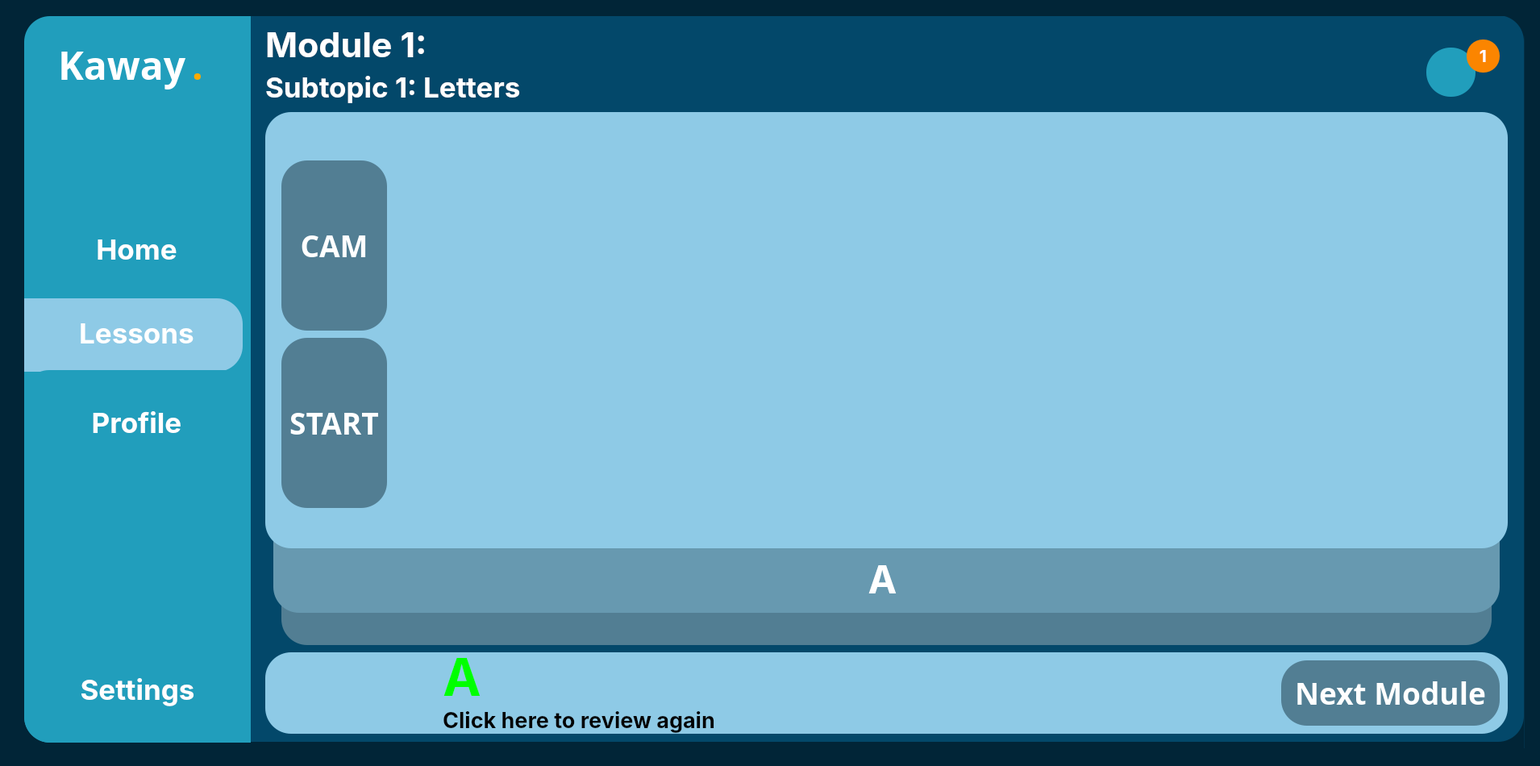
<?xml version="1.0" encoding="UTF-8"?>
<ui version="4.0">
 <class>MainWindow</class>
 <widget class="QMainWindow" name="MainWindow">
  <property name="geometry">
   <rect>
    <x>0</x>
    <y>0</y>
    <width>1910</width>
    <height>950</height>
   </rect>
  </property>
  <property name="windowTitle">
   <string>MainWindow</string>
  </property>
  <property name="styleSheet">
   <string notr="true">
background-color: rgb(1, 37, 55);</string>
  </property>
  <widget class="QWidget" name="centralwidget">
   <widget class="QWidget" name="MainBar" native="true">
    <property name="geometry">
     <rect>
      <x>30</x>
      <y>20</y>
      <width>1861</width>
      <height>1011</height>
     </rect>
    </property>
    <property name="styleSheet">
     <string notr="true"/>
    </property>
    <widget class="QWidget" name="SideTab" native="true">
     <property name="geometry">
      <rect>
       <x>0</x>
       <y>0</y>
       <width>281</width>
       <height>961</height>
      </rect>
     </property>
     <widget class="QFrame" name="SideTabFrame">
      <property name="geometry">
       <rect>
        <x>0</x>
        <y>0</y>
        <width>291</width>
        <height>901</height>
       </rect>
      </property>
      <property name="styleSheet">
       <string notr="true">background-color: rgb(33, 158, 188);
border-top-left-radius: 32px;
border-bottom-left-radius: 32px;</string>
      </property>
      <property name="frameShape">
       <enum>QFrame::StyledPanel</enum>
      </property>
      <property name="frameShadow">
       <enum>QFrame::Raised</enum>
      </property>
      <widget class="QPushButton" name="Lessons">
       <property name="geometry">
        <rect>
         <x>0</x>
         <y>372</y>
         <width>279</width>
         <height>42</height>
        </rect>
       </property>
       <property name="font">
        <font>
         <family>Inter</family>
         <pointsize>26</pointsize>
         <bold>true</bold>
        </font>
       </property>
       <property name="styleSheet">
        <string notr="true">color:rgb(255, 255, 255);
background-color: rgba(255, 255, 255, 0);</string>
       </property>
       <property name="text">
        <string>Lessons</string>
       </property>
       <property name="icon">
        <iconset>
         <normaloff>../../../AppData/Local/Programs/Python/Python311/Lib/site-packages/qt6_applications/Qt/bin/note-2.svg</normaloff>../../../AppData/Local/Programs/Python/Python311/Lib/site-packages/qt6_applications/Qt/bin/note-2.svg</iconset>
       </property>
       <property name="iconSize">
        <size>
         <width>40</width>
         <height>40</height>
        </size>
       </property>
      </widget>
      <widget class="QFrame" name="frame">
       <property name="geometry">
        <rect>
         <x>0</x>
         <y>350</y>
         <width>271</width>
         <height>91</height>
        </rect>
       </property>
       <property name="styleSheet">
        <string notr="true">background-color: rgb(142, 202, 230);
border-top-left-radius: 0px;
border-bottom-left-radius: 0px;
border-top-right-radius: 32px;
border-bottom-right-radius: 32px;</string>
       </property>
       <property name="frameShape">
        <enum>QFrame::StyledPanel</enum>
       </property>
       <property name="frameShadow">
        <enum>QFrame::Raised</enum>
       </property>
      </widget>
      <widget class="QWidget" name="verticalLayoutWidget">
       <property name="geometry">
        <rect>
         <x>0</x>
         <y>770</y>
         <width>281</width>
         <height>131</height>
        </rect>
       </property>
       <layout class="QVBoxLayout" name="verticalLayout">
        <item>
         <widget class="QPushButton" name="Settings">
          <property name="font">
           <font>
            <family>Inter</family>
            <pointsize>26</pointsize>
            <bold>true</bold>
           </font>
          </property>
          <property name="styleSheet">
           <string notr="true">color:rgb(255, 255, 255)</string>
          </property>
          <property name="text">
           <string>Settings</string>
          </property>
          <property name="icon">
           <iconset>
            <normaloff>../../../AppData/Local/Programs/Python/Python311/Lib/site-packages/qt6_applications/Qt/bin/setting-3.svg</normaloff>../../../AppData/Local/Programs/Python/Python311/Lib/site-packages/qt6_applications/Qt/bin/setting-3.svg</iconset>
          </property>
          <property name="iconSize">
           <size>
            <width>35</width>
            <height>35</height>
           </size>
          </property>
         </widget>
        </item>
       </layout>
      </widget>
      <widget class="QWidget" name="verticalLayoutWidget_3">
       <property name="geometry">
        <rect>
         <x>-1</x>
         <y>439</y>
         <width>281</width>
         <height>131</height>
        </rect>
       </property>
       <layout class="QVBoxLayout" name="verticalLayout_3">
        <item>
         <widget class="QPushButton" name="Profile">
          <property name="font">
           <font>
            <family>Inter</family>
            <pointsize>26</pointsize>
            <bold>true</bold>
           </font>
          </property>
          <property name="styleSheet">
           <string notr="true">color:rgb(255, 255, 255)</string>
          </property>
          <property name="text">
           <string>Profile</string>
          </property>
          <property name="icon">
           <iconset>
            <normaloff>../../../AppData/Local/Programs/Python/Python311/Lib/site-packages/qt6_applications/Qt/bin/user-square.svg</normaloff>../../../AppData/Local/Programs/Python/Python311/Lib/site-packages/qt6_applications/Qt/bin/user-square.svg</iconset>
          </property>
          <property name="iconSize">
           <size>
            <width>35</width>
            <height>35</height>
           </size>
          </property>
         </widget>
        </item>
       </layout>
      </widget>
      <widget class="QWidget" name="verticalLayoutWidget_4">
       <property name="geometry">
        <rect>
         <x>-1</x>
         <y>229</y>
         <width>281</width>
         <height>121</height>
        </rect>
       </property>
       <layout class="QVBoxLayout" name="verticalLayout_4">
        <item>
         <widget class="QPushButton" name="Home">
          <property name="font">
           <font>
            <family>Inter</family>
            <pointsize>26</pointsize>
            <bold>true</bold>
           </font>
          </property>
          <property name="layoutDirection">
           <enum>Qt::LeftToRight</enum>
          </property>
          <property name="autoFillBackground">
           <bool>false</bool>
          </property>
          <property name="styleSheet">
           <string notr="true">color:rgb(255, 255, 255)</string>
          </property>
          <property name="text">
           <string>Home</string>
          </property>
          <property name="icon">
           <iconset>
            <normaloff>../../../AppData/Local/Programs/Python/Python311/Lib/site-packages/qt6_applications/Qt/bin/element-3.png</normaloff>../../../AppData/Local/Programs/Python/Python311/Lib/site-packages/qt6_applications/Qt/bin/element-3.png</iconset>
          </property>
          <property name="iconSize">
           <size>
            <width>30</width>
            <height>30</height>
           </size>
          </property>
         </widget>
        </item>
       </layout>
      </widget>
      <widget class="QWidget" name="horizontalLayoutWidget">
       <property name="geometry">
        <rect>
         <x>42</x>
         <y>20</y>
         <width>241</width>
         <height>80</height>
        </rect>
       </property>
       <layout class="QHBoxLayout" name="horizontalLayout">
        <item>
         <widget class="QLabel" name="Kaway">
          <property name="font">
           <font>
            <family>Poppins</family>
            <pointsize>36</pointsize>
            <bold>true</bold>
           </font>
          </property>
          <property name="styleSheet">
           <string notr="true">color:rgb(255, 255, 255)</string>
          </property>
          <property name="text">
           <string>Kaway</string>
          </property>
         </widget>
        </item>
        <item>
         <widget class="QLabel" name="Dot">
          <property name="font">
           <font>
            <family>Poppins</family>
            <pointsize>36</pointsize>
            <bold>true</bold>
           </font>
          </property>
          <property name="styleSheet">
           <string notr="true">color: rgb(255, 170, 0);</string>
          </property>
          <property name="text">
           <string>.</string>
          </property>
         </widget>
        </item>
       </layout>
      </widget>
      <zorder>frame</zorder>
      <zorder>Lessons</zorder>
      <zorder>verticalLayoutWidget</zorder>
      <zorder>verticalLayoutWidget_3</zorder>
      <zorder>verticalLayoutWidget_4</zorder>
      <zorder>horizontalLayoutWidget</zorder>
     </widget>
    </widget>
    <widget class="QWidget" name="RightContainer" native="true">
     <property name="geometry">
      <rect>
       <x>279</x>
       <y>-1</y>
       <width>1581</width>
       <height>1011</height>
      </rect>
     </property>
     <widget class="QFrame" name="LowerFrame">
      <property name="geometry">
       <rect>
        <x>40</x>
        <y>450</y>
        <width>1501</width>
        <height>331</height>
       </rect>
      </property>
      <property name="styleSheet">
       <string notr="true">background-color: rgb(82, 126, 147);
border-radius: 32px</string>
      </property>
      <property name="frameShape">
       <enum>QFrame::StyledPanel</enum>
      </property>
      <property name="frameShadow">
       <enum>QFrame::Raised</enum>
      </property>
     </widget>
     <widget class="QFrame" name="MidFrame">
      <property name="geometry">
       <rect>
        <x>30</x>
        <y>170</y>
        <width>1521</width>
        <height>571</height>
       </rect>
      </property>
      <property name="styleSheet">
       <string notr="true">background-color: rgb(103, 153, 176);
border-radius: 32px</string>
      </property>
      <property name="frameShape">
       <enum>QFrame::StyledPanel</enum>
      </property>
      <property name="frameShadow">
       <enum>QFrame::Raised</enum>
      </property>
      <widget class="QLabel" name="AnswerText">
       <property name="geometry">
        <rect>
         <x>380</x>
         <y>500</y>
         <width>751</width>
         <height>71</height>
        </rect>
       </property>
       <property name="font">
        <font>
         <family>Inter</family>
         <pointsize>36</pointsize>
         <bold>true</bold>
        </font>
       </property>
       <property name="styleSheet">
        <string notr="true">color: rgb(255, 255, 255);</string>
       </property>
       <property name="text">
        <string>A</string>
       </property>
       <property name="alignment">
        <set>Qt::AlignHCenter|Qt::AlignTop</set>
       </property>
      </widget>
     </widget>
     <widget class="QFrame" name="UpperFrame">
      <property name="geometry">
       <rect>
        <x>20</x>
        <y>120</y>
        <width>1541</width>
        <height>541</height>
       </rect>
      </property>
      <property name="styleSheet">
       <string notr="true">background-color: rgb(142, 202, 230);
border-radius: 32px
</string>
      </property>
      <property name="frameShape">
       <enum>QFrame::StyledPanel</enum>
      </property>
      <property name="frameShadow">
       <enum>QFrame::Raised</enum>
      </property>
      <widget class="QLabel" name="CameraFrame">
       <property name="geometry">
        <rect>
         <x>360</x>
         <y>20</y>
         <width>991</width>
         <height>491</height>
        </rect>
       </property>
       <property name="text">
        <string/>
       </property>
      </widget>
      <widget class="QPushButton" name="StartCamera">
       <property name="geometry">
        <rect>
         <x>20</x>
         <y>60</y>
         <width>131</width>
         <height>211</height>
        </rect>
       </property>
       <property name="font">
        <font>
         <family>Poppins</family>
         <pointsize>28</pointsize>
         <bold>true</bold>
        </font>
       </property>
       <property name="styleSheet">
        <string notr="true">color: rgb(255, 255, 255);
background-color: rgb(82, 126, 147);
border-radius: 32px
</string>
       </property>
       <property name="text">
        <string>CAM</string>
       </property>
      </widget>
      <widget class="QPushButton" name="StartDetection">
       <property name="geometry">
        <rect>
         <x>20</x>
         <y>280</y>
         <width>131</width>
         <height>211</height>
        </rect>
       </property>
       <property name="font">
        <font>
         <family>Poppins</family>
         <pointsize>28</pointsize>
         <bold>true</bold>
        </font>
       </property>
       <property name="styleSheet">
        <string notr="true">color: rgb(255, 255, 255);
background-color: rgb(82, 126, 147);
border-radius: 32px
</string>
       </property>
       <property name="text">
        <string>START</string>
       </property>
      </widget>
     </widget>
     <widget class="QFrame" name="frame_4">
      <property name="geometry">
       <rect>
        <x>20</x>
        <y>790</y>
        <width>1541</width>
        <height>101</height>
       </rect>
      </property>
      <property name="styleSheet">
       <string notr="true">background-color: rgb(142, 202, 230);
border-radius: 32px
</string>
      </property>
      <property name="frameShape">
       <enum>QFrame::StyledPanel</enum>
      </property>
      <property name="frameShadow">
       <enum>QFrame::Raised</enum>
      </property>
      <widget class="QPushButton" name="NextModule">
       <property name="geometry">
        <rect>
         <x>1260</x>
         <y>10</y>
         <width>271</width>
         <height>81</height>
        </rect>
       </property>
       <property name="sizePolicy">
        <sizepolicy hsizetype="Fixed" vsizetype="Fixed">
         <horstretch>0</horstretch>
         <verstretch>0</verstretch>
        </sizepolicy>
       </property>
       <property name="font">
        <font>
         <family>Poppins</family>
         <pointsize>28</pointsize>
         <bold>true</bold>
        </font>
       </property>
       <property name="styleSheet">
        <string notr="true">color: rgb(255, 255, 255);
background-color: rgb(82, 126, 147);
border-radius: 32px
</string>
       </property>
       <property name="text">
        <string>Next Module</string>
       </property>
      </widget>
      <widget class="QWidget" name="verticalLayoutWidget_5">
       <property name="geometry">
        <rect>
         <x>220</x>
         <y>0</y>
         <width>831</width>
         <height>101</height>
        </rect>
       </property>
       <layout class="QVBoxLayout" name="verticalLayout_5">
        <item>
         <widget class="QLabel" name="UserAnswer">
          <property name="font">
           <font>
            <family>Inter</family>
            <pointsize>48</pointsize>
            <bold>true</bold>
           </font>
          </property>
          <property name="styleSheet">
           <string notr="true">color: rgb(0, 255, 0);</string>
          </property>
          <property name="text">
           <string>A</string>
          </property>
         </widget>
        </item>
        <item>
         <widget class="QPushButton" name="ReviewButton">
          <property name="sizePolicy">
           <sizepolicy hsizetype="Fixed" vsizetype="Fixed">
            <horstretch>0</horstretch>
            <verstretch>0</verstretch>
           </sizepolicy>
          </property>
          <property name="font">
           <font>
            <family>Inter</family>
            <pointsize>20</pointsize>
            <bold>true</bold>
           </font>
          </property>
          <property name="text">
           <string>Click here to review again</string>
          </property>
         </widget>
        </item>
       </layout>
      </widget>
     </widget>
     <widget class="QFrame" name="mainframe">
      <property name="geometry">
       <rect>
        <x>0</x>
        <y>0</y>
        <width>1581</width>
        <height>901</height>
       </rect>
      </property>
      <property name="styleSheet">
       <string notr="true">background-color: rgb(3, 72, 106);
border-top-right-radius: 32px;
border-bottom-right-radius: 32px;</string>
      </property>
      <property name="frameShape">
       <enum>QFrame::StyledPanel</enum>
      </property>
      <property name="frameShadow">
       <enum>QFrame::Raised</enum>
      </property>
      <widget class="QWidget" name="verticalLayoutWidget_2">
       <property name="geometry">
        <rect>
         <x>20</x>
         <y>10</y>
         <width>1061</width>
         <height>101</height>
        </rect>
       </property>
       <layout class="QVBoxLayout" name="verticalLayout_2">
        <item>
         <widget class="QLabel" name="Module">
          <property name="font">
           <font>
            <family>Inter</family>
            <pointsize>32</pointsize>
            <bold>true</bold>
           </font>
          </property>
          <property name="styleSheet">
           <string notr="true">color: rgb(255, 255, 255);</string>
          </property>
          <property name="text">
           <string>Module 1:</string>
          </property>
         </widget>
        </item>
        <item>
         <widget class="QLabel" name="subtopic">
          <property name="font">
           <font>
            <family>Inter</family>
            <pointsize>26</pointsize>
            <bold>true</bold>
           </font>
          </property>
          <property name="styleSheet">
           <string notr="true">color: rgb(255, 255, 255);</string>
          </property>
          <property name="text">
           <string>Subtopic 1: Letters</string>
          </property>
         </widget>
        </item>
       </layout>
      </widget>
      <widget class="QPushButton" name="NotifButton">
       <property name="geometry">
        <rect>
         <x>1460</x>
         <y>40</y>
         <width>61</width>
         <height>61</height>
        </rect>
       </property>
       <property name="styleSheet">
        <string notr="true">QPushButton {
	background-color: rgb(33, 158, 188);
    border-radius: 30px;
    }
</string>
       </property>
       <property name="text">
        <string/>
       </property>
       <property name="icon">
        <iconset>
         <normaloff>../../../AppData/Local/Programs/Python/Python311/Lib/site-packages/qt6_applications/Qt/bin/notification-bing.svg</normaloff>../../../AppData/Local/Programs/Python/Python311/Lib/site-packages/qt6_applications/Qt/bin/notification-bing.svg</iconset>
       </property>
       <property name="iconSize">
        <size>
         <width>40</width>
         <height>40</height>
        </size>
       </property>
      </widget>
      <widget class="QLabel" name="NotifNum">
       <property name="geometry">
        <rect>
         <x>1510</x>
         <y>30</y>
         <width>41</width>
         <height>41</height>
        </rect>
       </property>
       <property name="font">
        <font>
         <family>Inter</family>
         <pointsize>16</pointsize>
         <bold>true</bold>
        </font>
       </property>
       <property name="styleSheet">
        <string notr="true">color: rgb(255, 255, 255);
background-color: rgb(251, 133, 0);
    border-radius: 20px;
  </string>
       </property>
       <property name="text">
        <string>1</string>
       </property>
       <property name="alignment">
        <set>Qt::AlignCenter</set>
       </property>
      </widget>
     </widget>
     <zorder>mainframe</zorder>
     <zorder>LowerFrame</zorder>
     <zorder>MidFrame</zorder>
     <zorder>UpperFrame</zorder>
     <zorder>frame_4</zorder>
    </widget>
    <widget class="QFrame" name="MainFrame">
     <property name="geometry">
      <rect>
       <x>0</x>
       <y>0</y>
       <width>1861</width>
       <height>961</height>
      </rect>
     </property>
     <property name="styleSheet">
      <string notr="true">background-color: rgb(2, 48, 71);
border-radius: 32px
</string>
     </property>
     <property name="frameShape">
      <enum>QFrame::StyledPanel</enum>
     </property>
     <property name="frameShadow">
      <enum>QFrame::Raised</enum>
     </property>
    </widget>
    <zorder>MainFrame</zorder>
    <zorder>RightContainer</zorder>
    <zorder>SideTab</zorder>
   </widget>
  </widget>
  <widget class="QStatusBar" name="statusbar"/>
 </widget>
 <resources/>
 <connections/>
</ui>
